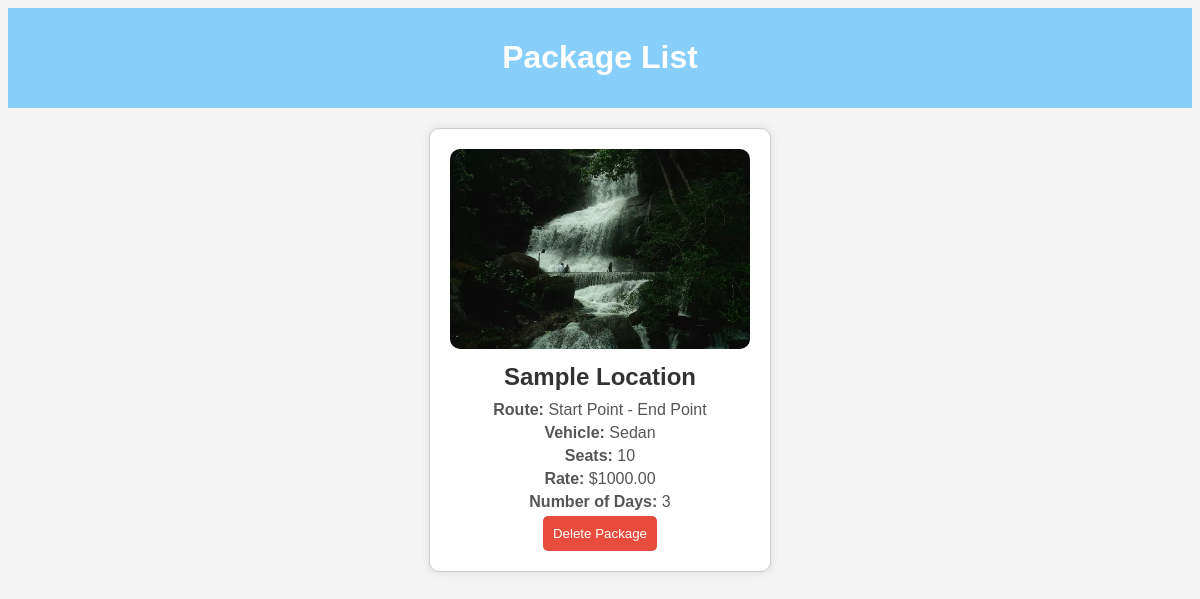
/organizer/package_list.php (signed in), run on the app's committed database.
### tables this page shows
CREATE TABLE `tbl_assign` (
  `as_id` INT UNSIGNED NOT NULL AUTO_INCREMENT,
  `v_id` INT UNSIGNED NOT NULL,
  `r_id` INT UNSIGNED NOT NULL,
  `l_id` INT UNSIGNED NOT NULL,
  `seats` INT NOT NULL,
  `rate` DECIMAL(10,2) NOT NULL,
  `number_of_days` INT NOT NULL DEFAULT 1,
  `pack_img` VARCHAR(255) NOT NULL,
  `created_at` TIMESTAMP NOT NULL DEFAULT CURRENT_TIMESTAMP,
  PRIMARY KEY (`as_id`),
  KEY `idx_assign_vehicle` (`v_id`),
  KEY `idx_assign_route` (`r_id`),
  KEY `idx_assign_location` (`l_id`),
  CONSTRAINT `fk_assign_vehicle`
    FOREIGN KEY (`v_id`) REFERENCES `tbl_vehicle` (`v_id`)
    ON UPDATE CASCADE
    ON DELETE RESTRICT,
  CONSTRAINT `fk_assign_route`
    FOREIGN KEY (`r_id`) REFERENCES `tbl_routes` (`r_id`)
    ON UPDATE CASCADE
    ON DELETE RESTRICT,
  CONSTRAINT `fk_assign_location`
    FOREIGN KEY (`l_id`) REFERENCES `tbl_location` (`l_id`)
    ON UPDATE CASCADE
    ON DELETE RESTRICT
);

CREATE TABLE `tbl_location` (
  `l_id` INT UNSIGNED NOT NULL AUTO_INCREMENT,
  `c_id` INT UNSIGNED NOT NULL,
  `l_name` VARCHAR(150) NOT NULL,
  `l_details` TEXT NULL,
  PRIMARY KEY (`l_id`),
  KEY `idx_location_country` (`c_id`),
  CONSTRAINT `fk_location_country`
    FOREIGN KEY (`c_id`) REFERENCES `tbl_country` (`c_id`)
    ON UPDATE CASCADE
    ON DELETE RESTRICT
);

CREATE TABLE `tbl_routes` (
  `r_id` INT UNSIGNED NOT NULL AUTO_INCREMENT,
  `r_start` VARCHAR(150) NOT NULL,
  `r_end` VARCHAR(150) NOT NULL,
  PRIMARY KEY (`r_id`)
);

CREATE TABLE `tbl_vehicle` (
  `v_id` INT UNSIGNED NOT NULL AUTO_INCREMENT,
  `v_name` VARCHAR(150) NOT NULL,
  `v_description` TEXT NULL,
  `cat_id` INT UNSIGNED NULL,
  PRIMARY KEY (`v_id`),
  KEY `idx_vehicle_category` (`cat_id`),
  CONSTRAINT `fk_vehicle_category`
    FOREIGN KEY (`cat_id`) REFERENCES `tbl_category` (`cat_id`)
    ON UPDATE CASCADE
    ON DELETE SET NULL
);

### organizer/package_list.php (the view, shortened to what this page needs)
<?php
include '../includes/functions.php';
$query = "SELECT a.as_id, a.pack_img, a.seats, a.rate, a.number_of_days, v.v_name, r.r_start, r.r_end, l.l_name
          FROM tbl_assign a
          JOIN tbl_vehicle v ON a.v_id = v.v_id
          JOIN tbl_routes r ON a.r_id = r.r_id
          JOIN tbl_location l ON a.l_id = l.l_id";
$result = $conn->query($query);
?>
<!DOCTYPE html>
<html lang="en">
<head>
</head>
<body>
<header>
    <h1>Package List</h1>
</header>
<main>
    <div class="container">
        <?php if ($result->num_rows > 0): ?>
            <?php while ($row = $result->fetch_assoc()): ?>
                <div class="package-card">
                    <img src="../uploads/<?php echo htmlspecialchars($row['pack_img']); ?>" alt="Package Image">
                    <div class="package-details">
                        <h3><?php echo htmlspecialchars($row['l_name']); ?></h3>
                        <p><strong>Route:</strong> <?php echo htmlspecialchars($row['r_start']) . " - " . htmlspecialchars($row['r_end']); ?></p>
                        <p><strong>Vehicle:</strong> <?php echo htmlspecialchars($row['v_name']); ?></p>
                        <p><strong>Seats:</strong> <?php echo htmlspecialchars($row['seats']); ?></p>
                        <p><strong>Rate:</strong> $<?php echo htmlspecialchars($row['rate']); ?></p>
                        <p><strong>Number of Days:</strong> <?php echo htmlspecialchars($row['number_of_days']); ?></p>
                        <form method="POST" action="" onsubmit="return confirmDelete();">
                            <button type="submit" name="delete_package" class="delete-button">Delete Package</button>
                        </form>
                    </div>
                </div>
            <?php endwhile; ?>
        <?php else: ?>
            <p>No packages available.</p>
        <?php endif; ?>
    </div>
</main>
</body>
</html>

### organizer/package_list.php (style rules this page uses)
body { font-family: Arial, sans-serif; background-color: #f4f4f4; color: #333; }
header { background-color: #87CEFA; color: white; padding: 10px 0; text-align: center; }
.container { display: flex; flex-wrap: wrap; justify-content: center; gap: 20px; padding: 20px; }
.package-card { background-color: white; border: 1px solid #ccc; border-radius: 10px; width: 300px; box-shadow: 0 0 10px rgba(0, 0, 0, 0.1); text-align: center; padding: 20px; transition: transform 0.3s ease, box-shadow 0.3s ease; }
.package-card img { width: 100%; height: 200px; object-fit: cover; border-radius: 10px; }
.package-details { margin-top: 10px; }
.package-details h3 { margin: 0 0 10px; font-size: 1.5rem; }
.package-details p { margin: 5px 0; color: #555; }
.delete-button { background-color: #e74c3c; color: white; border: none; border-radius: 5px; padding: 10px; cursor: pointer; transition: background-color 0.3s; }

### data on the page
tbl_assign: pack_img (picture), l.l_name "Sample Location", r.r_start "Start Point", r.r_end "End Point", v.v_name "Sedan", seats "10", rate "1000.00", number_of_days "3"
